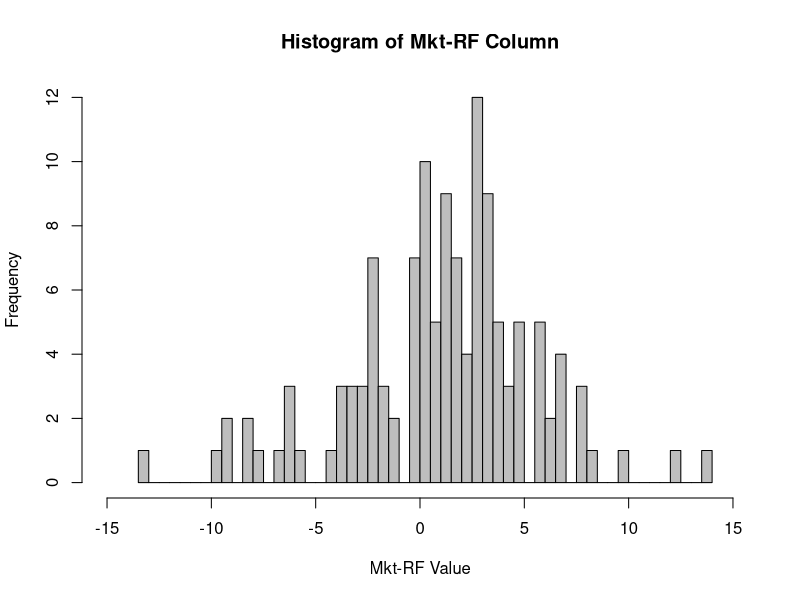
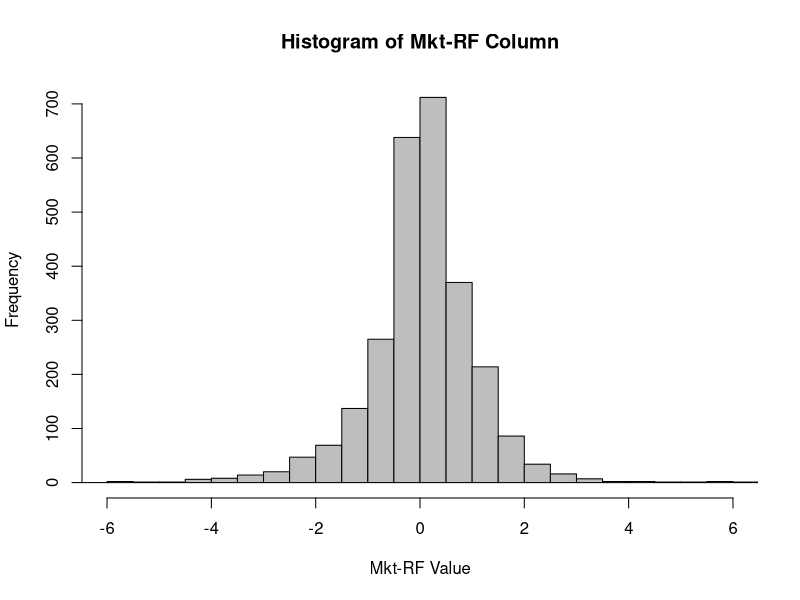
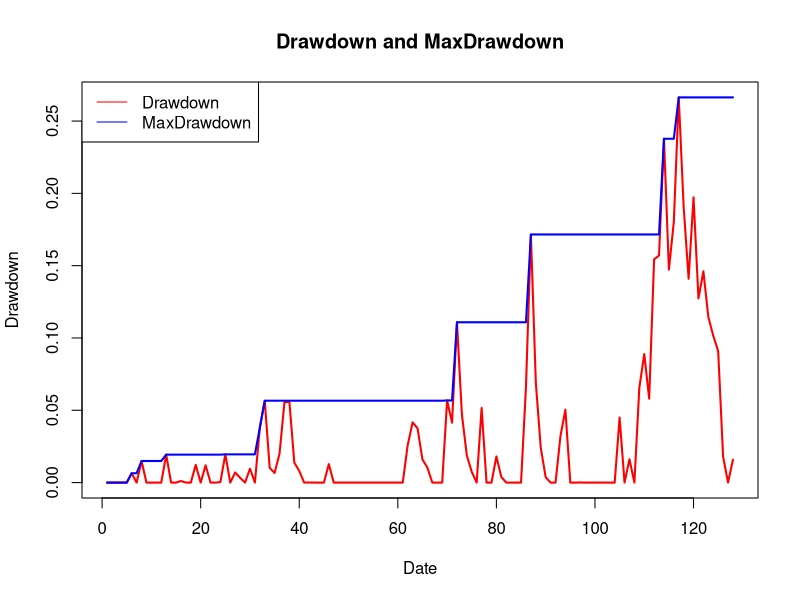
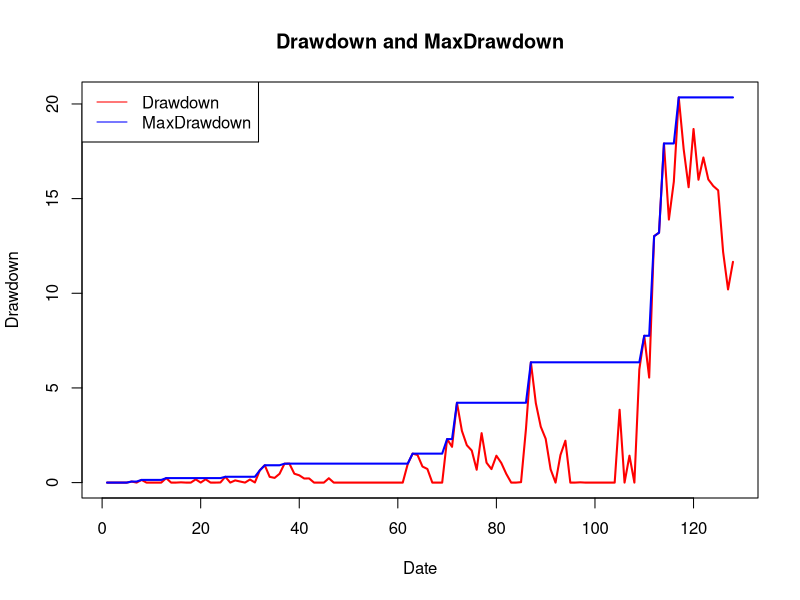
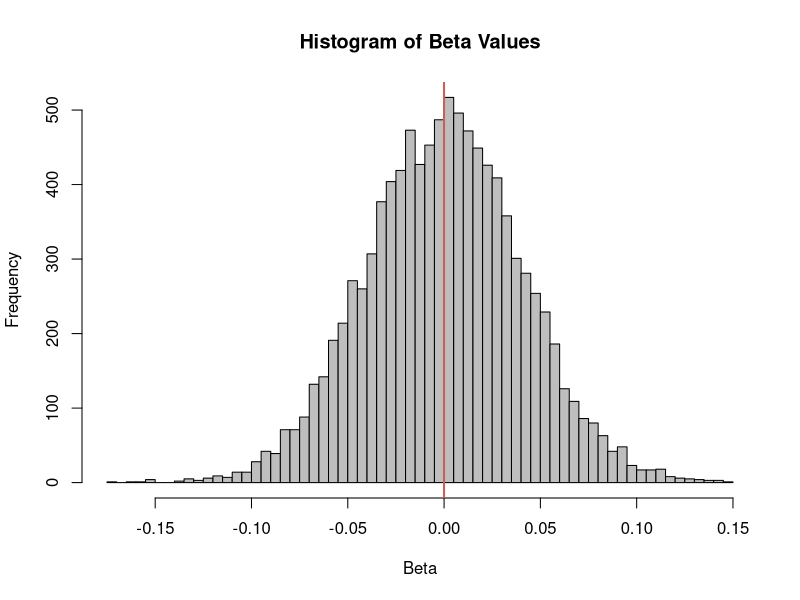
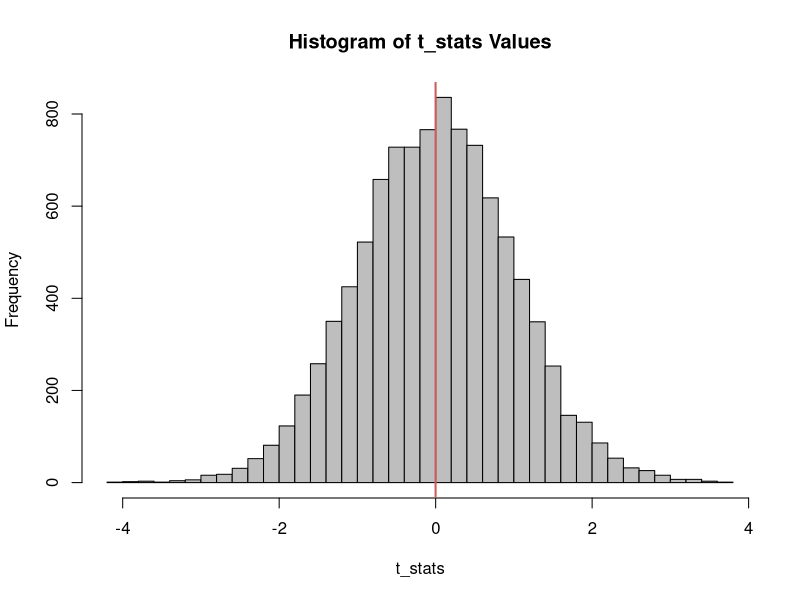
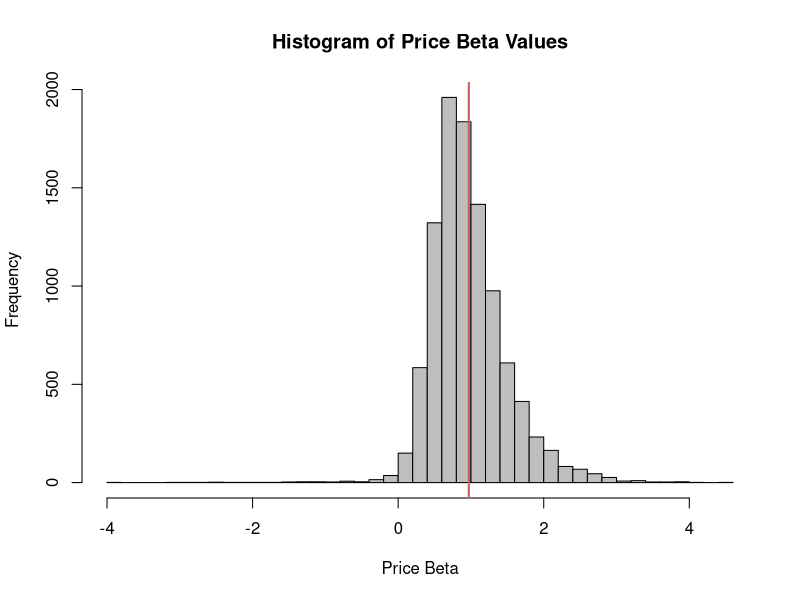
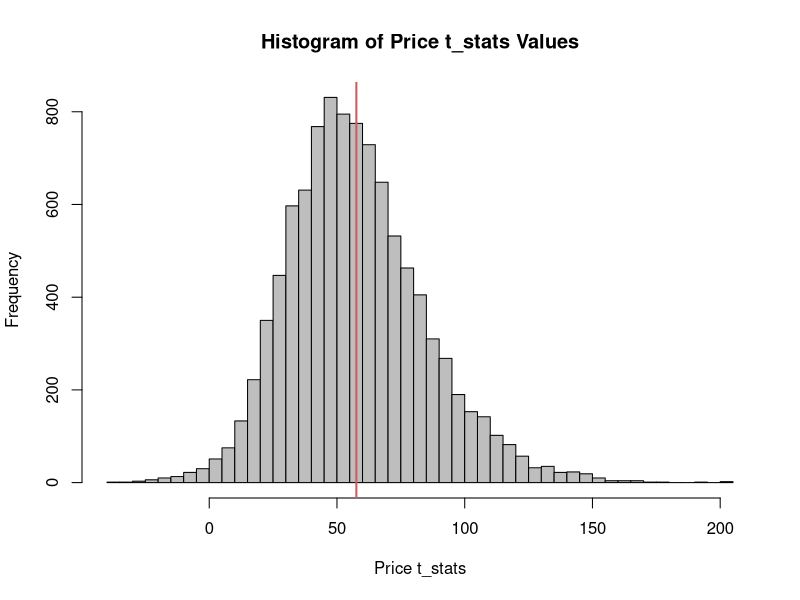

Write R code to recreate these figures, in order.
## ---- chunk 1
# Load the data
df <- read.csv('F-F_Research_Data_Factors.CSV', header = TRUE, skip = 3)
# Values were imported as characters. Convert values to numeric
df$Mkt.RF <- suppressWarnings(as.numeric(df$Mkt.RF))
df$SMB <- suppressWarnings(as.numeric(df$SMB))
df$HML <- suppressWarnings(as.numeric(df$HML))
df$RF <- suppressWarnings(as.numeric(df$RF))

head(df)
## ---- chunk 2
# Install and Load fBasics library.
# Recommended in the first chapter of class textbook: "Analysis of Financial Time Series"
#install.packages('fBasics')
library(fBasics)
# Sort the values
ten_yr <- subset(df[, 1:2], df$X >= 201301 & df$X <= 202308)
# Calculate mean, deviation, skewness, and kurtosis
mu <- mean(ten_yr$Mkt.RF)
std <- sqrt(var(ten_yr$Mkt.RF))
sk <- skewness(ten_yr$Mkt.RF)
k <- kurtosis(ten_yr$Mkt.RF)
print(paste('Mean:', round(mu, 4)))
print(paste('Standard Deviation:', round(std, 4)))
print(paste('Skewness:', round(sk, 4)))
print(paste('Excess Kurtosis:', round(k, 4)))
## ---- chunk 3
# Set sharpe as returns over deviation
sr <- mu/std
print(paste('Sharpe:', round(sr, 4)))
## ---- chunk 4
# Calculate annualized mean
mu_an <- mu*12
# Calculate annualized deviation
std_an <- std * sqrt(12)
# Calculate annualized sharpe
sr_an <- mu_an/std_an
print(paste('Annualized mean:', round(mu_an, 4)))
print(paste('Annualized standard deviation:', round(std_an, 4)))
print(paste('Annualized Sharpe:', round(sr_an, 4)))
## ---- chunk 5
hist(ten_yr$Mkt.RF, breaks = 50, col = 'gray', main = "Histogram of Mkt-RF Column",
     xlab = "Mkt-RF Value", ylab = "Frequency", xlim = c(-15,15))
## ---- chunk 6
total <- 0
proba <- 0
threshold <- mu - 3 * std

# Traverse the rows of the data box
for (i in 1:nrow(ten_yr)) {
  total <- total + 1
  if (ten_yr$Mkt.RF[i] <= threshold) {
    proba <- proba + 1
  }
}

proba <- proba / total
cat("The probability:", proba)
## ---- chunk 7
# Load the data
df2 <- read.csv('F-F_Research_Data_Factors_daily.CSV', header = TRUE, skip = 4)
# Values were imported as characters. Convert values to numeric
df2$Mkt.RF <- suppressWarnings(as.numeric(df2$Mkt.RF))
df2$SMB <- suppressWarnings(as.numeric(df2$SMB))
df2$HML <- suppressWarnings(as.numeric(df2$HML))
df2$RF <- suppressWarnings(as.numeric(df2$RF))

# Follow the steps in 1-4
# Sort the values
ten_yr_daily <- subset(df2[, 1:2], df2$X >= 20130101 & df2$X <= 20230731)
# Calculate mean, deviation, skewness, and kurtosis
mu_d <- mean(ten_yr_daily$Mkt.RF)
std_d <- sqrt(var(ten_yr_daily$Mkt.RF))
sk_d <- skewness(ten_yr_daily$Mkt.RF)
k_d <- kurtosis(ten_yr_daily$Mkt.RF)
sr_d <- mu_d/std_d

print(paste('Daily Mean :', round(mu_d, 4)))
print(paste('Daily Standard Deviation: ', round(std_d, 4)))
print(paste('Skewness:', round(sk_d, 4)))
print(paste('Excess Kurtosis:', round(k_d, 4)))
print(paste('Sharpe:', round(sr_d, 4)))
## ---- chunk 8
# Calculate Annualized mean based on 360 days
mu_d_an <- mu_d*360
# Calculate annualized deviation
std_d_an <- std_d * sqrt(360)
# Calculate annualized sharpe
sr_d_an <- mu_d_an/std_d_an
print(paste('Annualized mean:', round(mu_d_an, 4)))
print(paste('Annualized standard deviation:', round(std_d_an, 4)))
print(paste('Annualized Sharpe:', round(sr_d_an, 4)))

## ---- chunk 9
hist(ten_yr_daily$Mkt.RF, breaks = 50, col = 'gray', main = "Histogram of Mkt-RF Column",
     xlab = "Mkt-RF Value", ylab = "Frequency", xlim = c(-6,6))
## ---- chunk 10
total <- 0
proba <- 0
threshold <- mu_d - 3 * std_d

# Traverse the rows of the data box
for (i in 1:nrow(ten_yr_daily)) {
  total <- total + 1
  if (ten_yr_daily$Mkt.RF[i] <= threshold) {
    proba <- proba + 1
  }
}

proba <- proba / total
cat("The probability:", proba)
## ---- chunk 11
ten_yr_q2 <- subset(df, df$X >= 201301 & df$X <= 202308)
# Calculate monthly return using MKTRF + RF
ten_yr_q2$PenFund <- 0.5*(ten_yr_q2$Mkt.RF + ten_yr_q2$RF) + 0.5*ten_yr_q2$RF
# Get annualized sharpe based on new column
pf_mu = mean(ten_yr_q2$PenFund)*12
pf_std = sqrt(var(ten_yr_q2$PenFund))*sqrt(12)
pf_sr = pf_mu/pf_std
print(paste('Pension Fund annualized sharpe', round(pf_sr, 4)))
## ---- chunk 12
# Calculate fund_value
fund_value <- cumprod(1 + 0.01 * ten_yr_q2$PenFund)
# Reset index and drop old index
fund_value <- data.frame(Date = ten_yr_q2$X, Fund_Value = fund_value)

# Initialize variables
peak <- fund_value$Fund_Value[1]
drawdown <- c(0)
max_drawdown <- c(0)

# Calculate drawdown and max drawdown
for (i in 1:nrow(fund_value)) {
  if (fund_value$Fund_Value[i] > peak) {
    peak <- fund_value$Fund_Value[i]
  }
  drawdown <- c(drawdown, peak - fund_value$Fund_Value[i])
  max_drawdown <- c(max_drawdown, max(max_drawdown[length(max_drawdown)], 
                                      drawdown[length(drawdown)]))
}

# Remove the first element (initialization)
drawdown <- drawdown[-1]
max_drawdown <- max_drawdown[-1]

# Plot Drawdown and MaxDrawdown
plot(drawdown, type = 'l', col = 'red', xlab = 'Date', ylab = 'Drawdown',lwd = 2,
     main = 'Drawdown and MaxDrawdown')
lines(max_drawdown, col = 'blue',lwd = 2)
legend('topleft', legend = c('Drawdown', 'MaxDrawdown'), col = c('red', 'blue'),lty=1:1)
## ---- chunk 13
ten_yr_q2$PenFund2 <- 3*(ten_yr_q2$Mkt.RF + ten_yr_q2$RF) -2*ten_yr_q2$RF
# Get annualized sharpe based on new column
pf_mu2 = mean(ten_yr_q2$PenFund2)*12
pf_std2 = sqrt(var(ten_yr_q2$PenFund2))*sqrt(12)
pf_sr2 = pf_mu2/pf_std2
print(paste('Pension Fund annualized sharpe', round(pf_sr2, 4)))
## ---- chunk 14
# Calculate fund_value
fund_value2 <- cumprod(1 + 0.01 * ten_yr_q2$PenFund2)
# Reset index and drop old index
fund_value2 <- data.frame(Date = ten_yr_q2$X, Fund_Value = fund_value2)

# Initialize variables
peak <- fund_value2$Fund_Value[1]
drawdown <- c(0)
max_drawdown <- c(0)

# Calculate drawdown and max drawdown
for (i in 1:nrow(fund_value2)) {
  if (fund_value2$Fund_Value[i] > peak) {
    peak <- fund_value2$Fund_Value[i]
  }
  drawdown <- c(drawdown, peak - fund_value2$Fund_Value[i])
  max_drawdown <- c(max_drawdown, max(max_drawdown[length(max_drawdown)], 
                                      drawdown[length(drawdown)]))
}

# Remove the first element (initialization)
drawdown <- drawdown[-1]
max_drawdown <- max_drawdown[-1]

# Plot Drawdown and MaxDrawdown
plot(drawdown, type = 'l', col = 'red', xlab = 'Date', ylab = 'Drawdown',lwd = 2,
     main = 'Drawdown and MaxDrawdown')
lines(max_drawdown, col = 'blue',lwd = 2)
legend('topleft', legend = c('Drawdown', 'MaxDrawdown'), col = c('red', 'blue'),lty=1:1)
## ---- chunk 15
# Set the parameters
mu <- 0.006
sd <- 0.05
T <- 600
N <- 10000

# Function to simulate time series
simulate <- function(mu,sd,T) {
  error1 <- rnorm(T)
  error2 <- rnorm(T)
  r1 <- mu + sd * error1
  r2 <- mu + sd * error2
  data.frame(r1 = r1, r2 = r2)
}

# Function to perform regression
regression <- function(series) {
  model <- lm(r1 ~ r2, data = series)
  return(c(coef(model)[2], summary(model)$coefficients[2, 3]))
}

# Simulate N time series and perform regressions
results <- replicate(N, regression(simulate(mu,sd,T)))

# Extract slope coefficients and t-statistics
betas <- results[1, ]
t_stats <- results[2, ]
## ---- chunk 16
mean_beta <- mean(betas)
std_beta <- sd(betas)

# Print mean and standard deviation of beta
cat("Mean of Beta:", mean_beta, "\n")
cat("Standard Deviation of Beta:", std_beta, "\n")
## ---- chunk 17
# Plot histogram of beta values
hist(betas, breaks = 50, main = "Histogram of Beta Values",
     xlab = "Beta", col = "gray", border = "black")

# Add a vertical line at the mean beta
abline(v = mean_beta, col = "indianred", lwd = 2)
## ---- chunk 18
# Statistics of beta
stats <- mean_beta*sqrt(N)/std_beta
p_vals <- 2*(1-pt(abs(stats),df=N-1))
cat("The p-value of stats:",p_vals,'\n')

# Interpret the results
if (p_vals < 0.05) {
  cat("Reject the null hypothesis.\n")
} else {
  cat("Fail to reject the null hypothesis.\n")
}
## ---- chunk 19
mean_t <- mean(t_stats)
std_t <- sd(t_stats)

# Print mean and standard deviation
cat("Mean of t-stats:", mean_t, "\n")
cat("Standard Deviation of t-stats:", std_t, "\n")
## ---- chunk 20
# Plot histogram of beta values
hist(t_stats, breaks = 50, main = "Histogram of t_stats Values",
     xlab = "t_stats", col = "gray", border = "black")

# Add a vertical line at the mean beta
abline(v = mean_t, col = "indianred", lwd = 2)
## ---- chunk 21
# Function to simulate price samples based on returns
prices <- function(series) {
  p1 <- cumsum(series$r1)
  p2 <- cumsum(series$r2)
  
  data.frame(p1 = p1, p2 = p2)
}

# Function to perform regression on prices and save coefficients and t-statistics
price_reg <- function(prices) {
  model <- lm(p1 ~ p2, data = prices)
  return(c(coef(model)[2], summary(model)$coefficients[2, 3]))
}

# Simulate N times
price_results <- replicate(N, price_reg(prices(simulate(mu,sd,T))))

# Extract slope coefficients and t-statistics
price_betas <- price_results[1, ]
price_t_stats <- price_results[2, ]
## ---- chunk 22
mean_price_beta <- mean(price_betas)
std_price_beta <- sd(price_betas)

# Print mean and standard deviation of beta
cat("Mean of Price Beta:", mean_price_beta, "\n")
cat("Standard Deviation of Price Beta:", std_price_beta, "\n")
## ---- chunk 23
# Plot histogram of beta values
hist(price_betas, breaks = 50, main = "Histogram of Price Beta Values",
     xlab = "Price Beta", col = "gray", border = "black")

# Add a vertical line at the mean beta
abline(v = mean_price_beta, col = "indianred", lwd = 2)
## ---- chunk 24
# Statistics of beta
stats <- mean_price_beta*sqrt(N)/std_price_beta
p_vals <- 2*(1-pt(abs(stats),df=N-1))
cat("The p-value of stats:",p_vals,'\n')

# Interpret the results
if (p_vals < 0.05) {
  cat("Reject the null hypothesis.\n")
} else {
  cat("Fail to reject the null hypothesis.\n")
}
## ---- chunk 25
mean_price_t <- mean(price_t_stats)
std_price_t <- sd(price_t_stats)

# Print mean and standard deviation
cat("Mean of t-stats:", mean_price_t, "\n")
cat("Standard Deviation of t-stats:", std_price_t, "\n")
## ---- chunk 26
# Plot histogram of beta values
hist(price_t_stats, breaks = 50, main = "Histogram of Price t_stats Values",
     xlab = "Price t_stats", col = "gray", border = "black")

# Add a vertical line at the mean beta
abline(v = mean_price_t, col = "indianred", lwd = 2)
